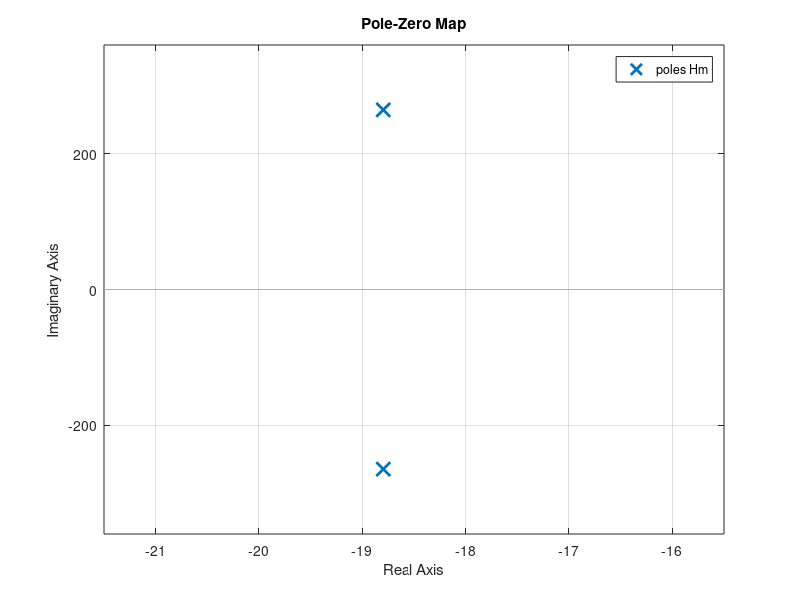
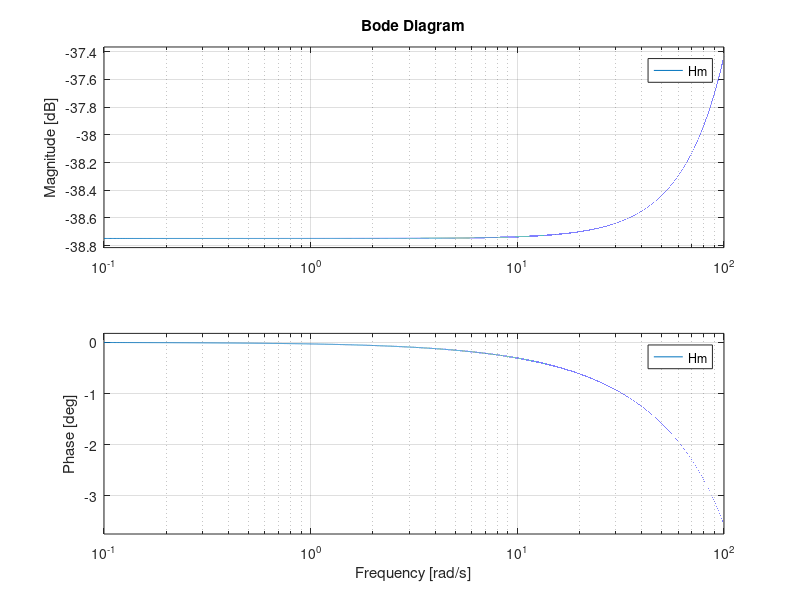
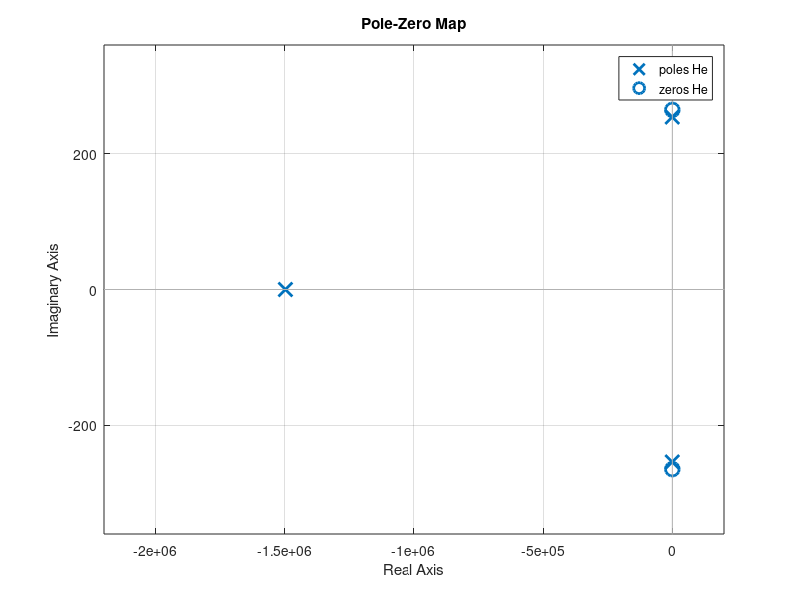
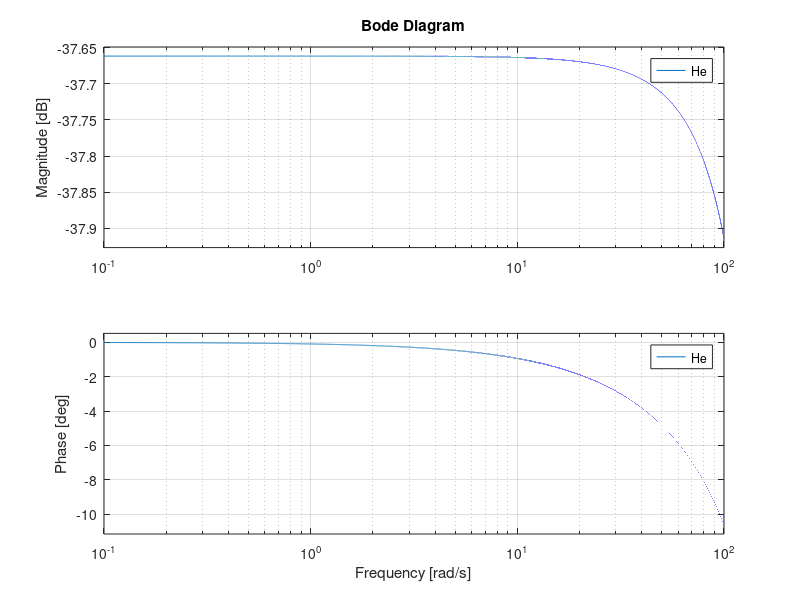

These charts were generated, in order, by the following MATLAB code: (Note: this script raises an error after producing the figures.)
%Variable Globales
d = 1; % mètre
rho = 1; % kg/m3
c = 340; % m/s
Rs = 70; % ohm

%% Variables pour Haut Parleur #1
Bl = 10.8; % Tm
%Variables Elec
Re = 6.4; % ohm
Le = 0.051e-3; % H guillome tu pu non toe mm
%Variables Mec
Mm = 13.3e-3; % kg
Rm = 0.5; % kg/s
Km = 935; % N/m
%Variables Acoustiques
Sm = 0.0201; % m2

%%% Variables pour Haut Parleur #2
%Bl = 4.2; % Tm
%%Variables Elec
%Re = 3; % ohm
%Le = 0.05e-3; % H 
%%Variables Mec
%Mm = 10.5e-3; % kg
%Rm = 0.48; % kg/s
%Km = 400; % N/m
%%Variables Acoustiques
%Sm = 0.0222; % m2

%% Fonction de transfert Mec
%Création
s = tf('s');
Hm = Bl/(Mm*s^2 + Rm*s + Km);
Hm = minreal(Hm)
%Pôles & Zéros
figure(1)
figure("name", "Pôles et zéros de Hm");
pzmap(Hm);
[m.z, m.p, m.k] = zpkdata(Hm, 'v')
%Diagramme de Bode
figure(2)
figure("name", "Diagramme de Bode de Hm",'NumberTitle','off');
bode(Hm, 0.1:0.001:100)

%% Fonction de transfert Elec
%Création
He = 1/((Le+Bl*Hm)*s + Re+ Rs);
He = minreal(He)
%Pôles & Zéros
figure(3)
figure("name", "Pôles et zéros de He",'NumberTitle','off');
pzmap(He);
[e.z, e.p, e.k] = zpkdata(He, 'v')
%Diagramme de Bode
figure(4)
figure("name", "Diagramme de Bode de He",'NumberTitle','off');
bode(He, 0.1:0.001:100)

%% Fonction de transfert Electro-Acoustique
%Création
Ha = He*Hm*(rho*Sm*s^2*exp(-s*d/c))/(2*pi*d);
Ha = minreal(Ha)
%Pôles & Zéros
figure(5)
figure("name", "Pôles et zéros de Ha",'NumberTitle','off');
pzmap(Ha);
[a.z, a.p, a.k] = zpkdata(Ha, 'v')
%Diagramme de Bode
figure(6)
figure("name", "Diagramme de Bode de Ha",'NumberTitle','off');
bode(Ha, 0.1:0.001:100)

%% PWM
%Série fournier PWM 100Hz 50% composante continue

%Amplitudes & phases des fonctions de transfert harmoniques


%% Impulse
%Fraction rationnelles de H electro acoustique

%Laplace ^ -1

%Convolution aec PWM pour obtenir p(t)


%% Faire le simulink
